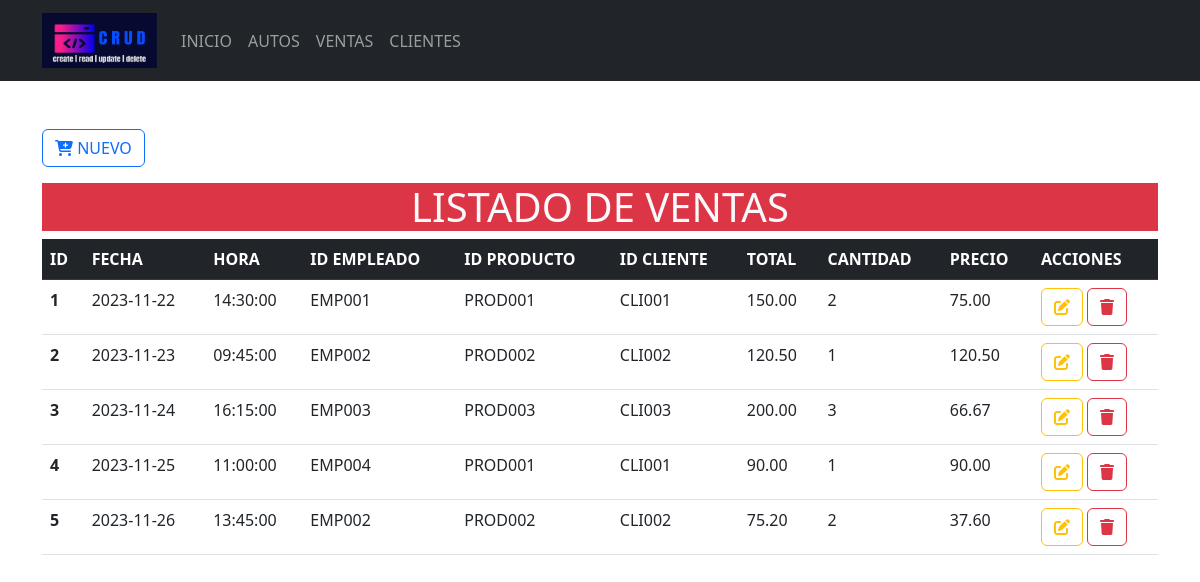
/Formularios/categorias/index.php, run on the app's committed database.
### tables this page shows
CREATE TABLE `ventas` (
  `id_ventas` INT(11) PRIMARY KEY AUTO_INCREMENT,
  `fecha` VARCHAR(50) NOT NULL,
  `hora` VARCHAR(50) NOT NULL,
  `id_empl` VARCHAR(10) NOT NULL,
  `id_prod` VARCHAR(10) NOT NULL,
  `id_cli` VARCHAR(10) NOT NULL,
  `total` VARCHAR(50) NOT NULL,
  `cantidad` VARCHAR(50) NOT NULL,
  `precio` VARCHAR(50) NOT NULL
);

### Formularios/categorias/index.php (the view, shortened to what this page needs)
<?php
include_once("../../config/conexion.php");
?>
<!doctype html>
<html lang="es">
<head>
    <link rel="stylesheet" href="<?php echo base_url; ?>css/bootstrap.min.css">
</head>
<body>
    <header>
        <nav class="navbar navbar-expand-lg bg-dark" data-bs-theme="dark">
            <div class="container">
                <a class="navbar-brand" href="<?php echo base_url; ?>">
                    <img src="<?php echo base_url; ?>img/logo.png" alt="logo" height="55" width="115">
                </a>
                <div class="collapse navbar-collapse" id="mi-menu">
                    <ul class="navbar-nav">
                        <li class="nav-item">
                            <a class="nav-link" href="<?php echo base_url; ?>">INICIO</a>
                        </li>
                        <li class="nav-item">
                            <a class="nav-link" href="<?php echo base_url; ?>Formularios/productos/index.php">AUTOS</a>
                        </li>
                        <li class="nav-item">
                            <a class="nav-link"
                                href="<?php echo base_url; ?>Formularios/categorias/index.php">VENTAS</a>
                        </li>
                        <li class="nav-item">
                            <a class="nav-link" href="<?php echo base_url; ?>Formularios/marcas/index.php">CLIENTES</a>
                        </li>
                    </ul>
                </div>
            </div>
        </nav>
    </header>
    <div class="container-lg mt-5">
        <a href="crear.php" type="button" class="btn btn-outline-primary mb-3">
            <i class="fa-solid fa-cart-plus fa-beat"></i>
            NUEVO
        </a>
        <h1 class="text-center bg-danger text-light">LISTADO DE VENTAS</h1>
        <div class="table-responsive-sm">
            <table class="table table-hover">
                <thead class="table-dark">
                    <tr>
                        <th scope="col">ID</th>
                        <th scope="col">FECHA</th>
                        <th scope="col">HORA</th>
                        <th scope="col">ID EMPLEADO</th>
                        <th scope="col">ID PRODUCTO</th>
                        <th scope="col">ID CLIENTE</th>
                        <th scope="col">TOTAL</th>
                        <th scope="col">CANTIDAD</th>
                        <th scope="col">PRECIO</th>
                        <th scope="col">ACCIONES</th>
                    </tr>
                </thead>
                <tbody>
                    <?php
                    $sql = $conexion->query("SELECT * FROM ventas");
                    while ($resultado = $sql->fetch_assoc()) {
                        ?>
                        <tr>
                            <th scope="row">
                                <?php echo $resultado['id_ventas']; ?>
                            </th>
                            <td>
                                <?php echo $resultado['fecha']; ?>
                            </td>
                            <td>
                                <?php echo $resultado['hora']; ?>
                            </td>
                            <td>
                                <?php echo $resultado['id_empl']; ?>
                            </td>
                            <td>
                                <?php echo $resultado['id_prod']; ?>
                            </td>
                            <td>
                                <?php echo $resultado['id_cli']; ?>
                            </td>
                            <td>
                                <?php echo $resultado['total']; ?>
                            </td>
                            <td>
                                <?php echo $resultado['cantidad']; ?>
                            </td>
                            <td>
                                <?php echo $resultado['precio']; ?>
                            </td>
                            <td>
                                <a href="<?php echo base_url; ?>Formularios/categorias/actualizar.php?id_ventas=<?php echo $resultado['id_ventas']; ?>"
                                    class="btn btn-outline-warning">
                                    <i class="fa-solid fa-pen-to-square fa-beat"></i>
                                </a>
                                <a href="<?php echo base_url; ?>CRUDC/eliminarDatos.php?id_ventas=<?php echo $resultado['id_ventas']; ?>"
                                    class="btn btn-outline-danger">
                                    <i class="fa-solid fa-trash fa-beat"></i>
                                </a>
                            </td>
                        </tr>
                        <?php
                    }
                    ?>
                </tbody>
            </table>
        </div>
    </div>
</body>
</html>

### data on the page
ventas: id_ventas "1", fecha "2023-11-22", hora "14:30:00", id_empl "EMP001", id_prod "PROD001", id_cli "CLI001", total "150.00", cantidad "2", precio "75.00"
ventas: id_ventas "2", fecha "2023-11-23", hora "09:45:00", id_empl "EMP002", id_prod "PROD002", id_cli "CLI002", total "120.50", cantidad "1", precio "120.50"
ventas: id_ventas "3", fecha "2023-11-24", hora "16:15:00", id_empl "EMP003", id_prod "PROD003", id_cli "CLI003", total "200.00", cantidad "3", precio "66.67"
ventas: id_ventas "4", fecha "2023-11-25", hora "11:00:00", id_empl "EMP004", id_prod "PROD001", id_cli "CLI001", total "90.00", cantidad "1", precio "90.00"
ventas: id_ventas "5", fecha "2023-11-26", hora "13:45:00", id_empl "EMP002", id_prod "PROD002", id_cli "CLI002", total "75.20", cantidad "2", precio "37.60"
